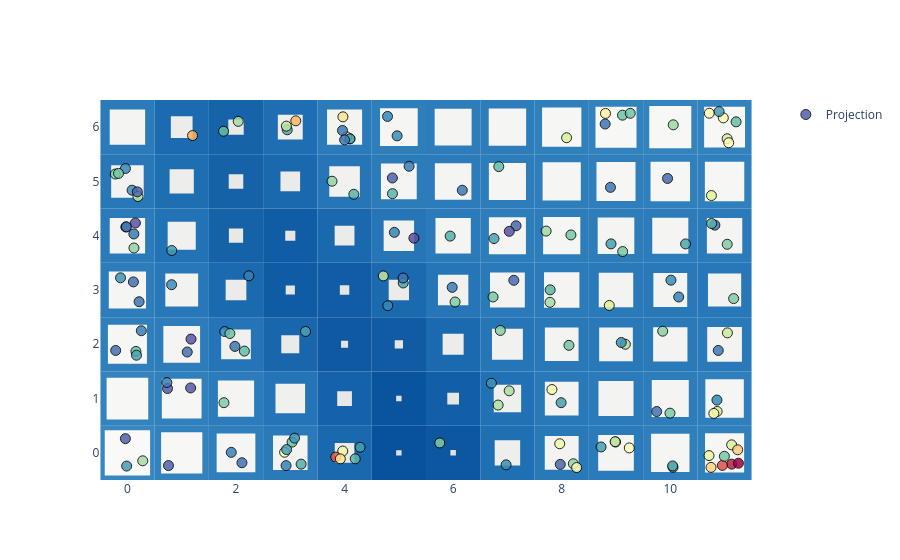

Write notebook code for a chart like this one.
### Code cell
basin.pond(base_style="iceflock") \
    .pad_layer() \
    .attraction_layer(X_scaled, jitter_amount=.3, marker=dict(opacity=.85, size=10, color=X_scaled_QE, colorscale="Spectral_r", line=dict(width=1, color="black"))) \
    .visualize();

### Figure 1 — Plotly figure (JSON) as saved in the notebook; plotly's stock layout.template omitted (floating-point values rounded to 4 significant figures; data arrays with more than 128 entries replaced by an {"elided": "..."} marker saying what was removed)
{"data": [{"marker": {"color": {"elided": "150 float values"}, "colorscale": [[0.0, "rgb(94,79,162)"], [0.1, "rgb(50,136,189)"], [0.2, "rgb(102,194,165)"], [0.3, "rgb(171,221,164)"], [0.4, "rgb(230,245,152)"], [0.5, "rgb(255,255,191)"], [0.6, "rgb(254,224,139)"], [0.7, "rgb(253,174,97)"], [0.8, "rgb(244,109,67)"], [0.9, "rgb(213,62,79)"], [1.0, "rgb(158,1,66)"]], "line": {"color": "black", "width": 1}, "opacity": 0.85, "size": 10, "symbol": "circle"}, "mode": "markers", "name": "Projection", "x": {"elided": "150 float values"}, "y": {"elided": "150 float values"}, "type": "scatter"}], "layout": {"shapes": [{"fillcolor": "rgb(55, 135, 192)", "layer": "between", "line": {"width": 0}, "type": "rect", "x0": -0.5, "x1": 0.5, "xref": "x", "y0": -0.5, "y1": 0.5, "yref": "y"}, {"fillcolor": "rgb(50, 130, 190)", "layer": "between", "line": {"width": 0}, "type": "rect", "x0": 0.5, "x1": 1.5, "xref": "x", "y0": -0.5, "y1": 0.5, "yref": "y"}, {"fillcolor": "rgb(47, 127, 188)", "layer": "between", "line": {"width": 0}, "type": "rect", "x0": 1.5, "x1": 2.5, "xref": "x", "y0": -0.5, "y1": 0.5, "yref": "y"}, {"fillcolor": "rgb(42, 122, 186)", "layer": "between", "line": {"width": 0}, "type": "rect", "x0": 2.5, "x1": 3.5, "xref": "x", "y0": -0.5, "y1": 0.5, "yref": "y"}, {"fillcolor": "rgb(26, 104, 174)", "layer": "between", "line": {"width": 0}, "type": "rect", "x0": 3.5, "x1": 4.5, "xref": "x", "y0": -0.5, "y1": 0.5, "yref": "y"}, {"fillcolor": "rgb(8, 81, 156)", "layer": "between", "line": {"width": 0}, "type": "rect", "x0": 4.5, "x1": 5.5, "xref": "x", "y0": -0.5, "y1": 0.5, "yref": "y"}, {"fillcolor": "rgb(13, 87, 161)", "layer": "between", "line": {"width": 0}, "type": "rect", "x0": 5.5, "x1": 6.5, "xref": "x", "y0": -0.5, "y1": 0.5, "yref": "y"}, {"fillcolor": "rgb(31, 111, 179)", "layer": "between", "line": {"width": 0}, "type": "rect", "x0": 6.5, "x1": 7.5, "xref": "x", "y0": -0.5, "y1": 0.5, "yref": "y"}, {"fillcolor": "rgb(41, 121, 185)", "layer": "between", "line": {"width": 0}, "type": "rect", "x0": 7.5, "x1": 8.5, "xref": "x", "y0": -0.5, "y1": 0.5, "yref": "y"}, {"fillcolor": "rgb(43, 123, 186)", "layer": "between", "line": {"width": 0}, "type": "rect", "x0": 8.5, "x1": 9.5, "xref": "x", "y0": -0.5, "y1": 0.5, "yref": "y"}, {"fillcolor": "rgb(47, 127, 188)", "layer": "between", "line": {"width": 0}, "type": "rect", "x0": 9.5, "x1": 10.5, "xref": "x", "y0": -0.5, "y1": 0.5, "yref": "y"}, {"fillcolor": "rgb(48, 128, 188)", "layer": "between", "line": {"width": 0}, "type": "rect", "x0": 10.5, "x1": 11.5, "xref": "x", "y0": -0.5, "y1": 0.5, "yref": "y"}, {"fillcolor": "rgb(51, 131, 190)", "layer": "between", "line": {"width": 0}, "type": "rect", "x0": -0.5, "x1": 0.5, "xref": "x", "y0": 0.5, "y1": 1.5, "yref": "y"}, {"fillcolor": "rgb(48, 128, 189)", "layer": "between", "line": {"width": 0}, "type": "rect", "x0": 0.5, "x1": 1.5, "xref": "x", "y0": 0.5, "y1": 1.5, "yref": "y"}, {"fillcolor": "rgb(44, 124, 187)", "layer": "between", "line": {"width": 0}, "type": "rect", "x0": 1.5, "x1": 2.5, "xref": "x", "y0": 0.5, "y1": 1.5, "yref": "y"}, {"fillcolor": "rgb(36, 116, 183)", "layer": "between", "line": {"width": 0}, "type": "rect", "x0": 2.5, "x1": 3.5, "xref": "x", "y0": 0.5, "y1": 1.5, "yref": "y"}, {"fillcolor": "rgb(22, 98, 170)", "layer": "between", "line": {"width": 0}, "type": "rect", "x0": 3.5, "x1": 4.5, "xref": "x", "y0": 0.5, "y1": 1.5, "yref": "y"}, {"fillcolor": "rgb(10, 84, 158)", "layer": "between", "line": {"width": 0}, "type": "rect", "x0": 4.5, "x1": 5.5, "xref": "x", "y0": 0.5, "y1": 1.5, "yref": "y"}, {"fillcolor": "rgb(19, 95, 167)", "layer": "between", "line": {"width": 0}, "type": "rect", "x0": 5.5, "x1": 6.5, "xref": "x", "y0": 0.5, "y1": 1.5, "yref": "y"}, {"fillcolor": "rgb(33, 113, 181)", "layer": "between", "line": {"width": 0}, "type": "rect", "x0": 6.5, "x1": 7.5, "xref": "x", "y0": 0.5, "y1": 1.5, "yref": "y"}, {"fillcolor": "rgb(41, 121, 185)", "layer": "between", "line": {"width": 0}, "type": "rect", "x0": 7.5, "x1": 8.5, "xref": "x", "y0": 0.5, "y1": 1.5, "yref": "y"}, {"fillcolor": "rgb(43, 123, 186)", "layer": "between", "line": {"width": 0}, "type": "rect", "x0": 8.5, "x1": 9.5, "xref": "x", "y0": 0.5, "y1": 1.5, "yref": "y"}, {"fillcolor": "rgb(45, 125, 187)", "layer": "between", "line": {"width": 0}, "type": "rect", "x0": 9.5, "x1": 10.5, "xref": "x", "y0": 0.5, "y1": 1.5, "yref": "y"}, {"fillcolor": "rgb(47, 127, 188)", "layer": "between", "line": {"width": 0}, "type": "rect", "x0": 10.5, "x1": 11.5, "xref": "x", "y0": 0.5, "y1": 1.5, "yref": "y"}, {"fillcolor": "rgb(47, 127, 188)", "layer": "between", "line": {"width": 0}, "type": "rect", "x0": -0.5, "x1": 0.5, "xref": "x", "y0": 1.5, "y1": 2.5, "yref": "y"}, {"fillcolor": "rgb(45, 125, 187)", "layer": "between", "line": {"width": 0}, "type": "rect", "x0": 0.5, "x1": 1.5, "xref": "x", "y0": 1.5, "y1": 2.5, "yref": "y"}, {"fillcolor": "rgb(36, 116, 183)", "layer": "between", "line": {"width": 0}, "type": "rect", "x0": 1.5, "x1": 2.5, "xref": "x", "y0": 1.5, "y1": 2.5, "yref": "y"}, {"fillcolor": "rgb(25, 102, 173)", "layer": "between", "line": {"width": 0}, "type": "rect", "x0": 2.5, "x1": 3.5, "xref": "x", "y0": 1.5, "y1": 2.5, "yref": "y"}, {"fillcolor": "rgb(14, 89, 162)", "layer": "between", "line": {"width": 0}, "type": "rect", "x0": 3.5, "x1": 4.5, "xref": "x", "y0": 1.5, "y1": 2.5, "yref": "y"}, {"fillcolor": "rgb(16, 91, 164)", "layer": "between", "line": {"width": 0}, "type": "rect", "x0": 4.5, "x1": 5.5, "xref": "x", "y0": 1.5, "y1": 2.5, "yref": "y"}, {"fillcolor": "rgb(27, 106, 175)", "layer": "between", "line": {"width": 0}, "type": "rect", "x0": 5.5, "x1": 6.5, "xref": "x", "y0": 1.5, "y1": 2.5, "yref": "y"}, {"fillcolor": "rgb(38, 118, 183)", "layer": "between", "line": {"width": 0}, "type": "rect", "x0": 6.5, "x1": 7.5, "xref": "x", "y0": 1.5, "y1": 2.5, "yref": "y"}, {"fillcolor": "rgb(41, 121, 185)", "layer": "between", "line": {"width": 0}, "type": "rect", "x0": 7.5, "x1": 8.5, "xref": "x", "y0": 1.5, "y1": 2.5, "yref": "y"}, {"fillcolor": "rgb(41, 121, 185)", "layer": "between", "line": {"width": 0}, "type": "rect", "x0": 8.5, "x1": 9.5, "xref": "x", "y0": 1.5, "y1": 2.5, "yref": "y"}, {"fillcolor": "rgb(42, 122, 185)", "layer": "between", "line": {"width": 0}, "type": "rect", "x0": 9.5, "x1": 10.5, "xref": "x", "y0": 1.5, "y1": 2.5, "yref": "y"}, {"fillcolor": "rgb(42, 122, 186)", "layer": "between", "line": {"width": 0}, "type": "rect", "x0": 10.5, "x1": 11.5, "xref": "x", "y0": 1.5, "y1": 2.5, "yref": "y"}, {"fillcolor": "rgb(45, 125, 187)", "layer": "between", "line": {"width": 0}, "type": "rect", "x0": -0.5, "x1": 0.5, "xref": "x", "y0": 2.5, "y1": 3.5, "yref": "y"}, {"fillcolor": "rgb(40, 120, 185)", "layer": "between", "line": {"width": 0}, "type": "rect", "x0": 0.5, "x1": 1.5, "xref": "x", "y0": 2.5, "y1": 3.5, "yref": "y"}, {"fillcolor": "rgb(27, 105, 175)", "layer": "between", "line": {"width": 0}, "type": "rect", "x0": 1.5, "x1": 2.5, "xref": "x", "y0": 2.5, "y1": 3.5, "yref": "y"}, {"fillcolor": "rgb(16, 92, 164)", "layer": "between", "line": {"width": 0}, "type": "rect", "x0": 2.5, "x1": 3.5, "xref": "x", "y0": 2.5, "y1": 3.5, "yref": "y"}, {"fillcolor": "rgb(17, 92, 165)", "layer": "between", "line": {"width": 0}, "type": "rect", "x0": 3.5, "x1": 4.5, "xref": "x", "y0": 2.5, "y1": 3.5, "yref": "y"}, {"fillcolor": "rgb(27, 105, 175)", "layer": "between", "line": {"width": 0}, "type": "rect", "x0": 4.5, "x1": 5.5, "xref": "x", "y0": 2.5, "y1": 3.5, "yref": "y"}, {"fillcolor": "rgb(37, 117, 183)", "layer": "between", "line": {"width": 0}, "type": "rect", "x0": 5.5, "x1": 6.5, "xref": "x", "y0": 2.5, "y1": 3.5, "yref": "y"}, {"fillcolor": "rgb(42, 122, 186)", "layer": "between", "line": {"width": 0}, "type": "rect", "x0": 6.5, "x1": 7.5, "xref": "x", "y0": 2.5, "y1": 3.5, "yref": "y"}, {"fillcolor": "rgb(43, 123, 186)", "layer": "between", "line": {"width": 0}, "type": "rect", "x0": 7.5, "x1": 8.5, "xref": "x", "y0": 2.5, "y1": 3.5, "yref": "y"}, {"fillcolor": "rgb(42, 122, 186)", "layer": "between", "line": {"width": 0}, "type": "rect", "x0": 8.5, "x1": 9.5, "xref": "x", "y0": 2.5, "y1": 3.5, "yref": "y"}, {"fillcolor": "rgb(41, 121, 185)", "layer": "between", "line": {"width": 0}, "type": "rect", "x0": 9.5, "x1": 10.5, "xref": "x", "y0": 2.5, "y1": 3.5, "yref": "y"}, {"fillcolor": "rgb(40, 120, 185)", "layer": "between", "line": {"width": 0}, "type": "rect", "x0": 10.5, "x1": 11.5, "xref": "x", "y0": 2.5, "y1": 3.5, "yref": "y"}, {"fillcolor": "rgb(43, 123, 186)", "layer": "between", "line": {"width": 0}, "type": "rect", "x0": -0.5, "x1": 0.5, "xref": "x", "y0": 3.5, "y1": 4.5, "yref": "y"}, {"fillcolor": "rgb(34, 114, 182)", "layer": "between", "line": {"width": 0}, "type": "rect", "x0": 0.5, "x1": 1.5, "xref": "x", "y0": 3.5, "y1": 4.5, "yref": "y"}, {"fillcolor": "rgb(21, 98, 169)", "layer": "between", "line": {"width": 0}, "type": "rect", "x0": 1.5, "x1": 2.5, "xref": "x", "y0": 3.5, "y1": 4.5, "yref": "y"}, {"fillcolor": "rgb(17, 93, 165)", "layer": "between", "line": {"width": 0}, "type": "rect", "x0": 2.5, "x1": 3.5, "xref": "x", "y0": 3.5, "y1": 4.5, "yref": "y"}, {"fillcolor": "rgb(26, 104, 174)", "layer": "between", "line": {"width": 0}, "type": "rect", "x0": 3.5, "x1": 4.5, "xref": "x", "y0": 3.5, "y1": 4.5, "yref": "y"}, {"fillcolor": "rgb(37, 117, 183)", "layer": "between", "line": {"width": 0}, "type": "rect", "x0": 4.5, "x1": 5.5, "xref": "x", "y0": 3.5, "y1": 4.5, "yref": "y"}, {"fillcolor": "rgb(43, 123, 186)", "layer": "between", "line": {"width": 0}, "type": "rect", "x0": 5.5, "x1": 6.5, "xref": "x", "y0": 3.5, "y1": 4.5, "yref": "y"}, {"fillcolor": "rgb(45, 125, 187)", "layer": "between", "line": {"width": 0}, "type": "rect", "x0": 6.5, "x1": 7.5, "xref": "x", "y0": 3.5, "y1": 4.5, "yref": "y"}, {"fillcolor": "rgb(45, 125, 187)", "layer": "between", "line": {"width": 0}, "type": "rect", "x0": 7.5, "x1": 8.5, "xref": "x", "y0": 3.5, "y1": 4.5, "yref": "y"}, {"fillcolor": "rgb(45, 125, 187)", "layer": "between", "line": {"width": 0}, "type": "rect", "x0": 8.5, "x1": 9.5, "xref": "x", "y0": 3.5, "y1": 4.5, "yref": "y"}, {"fillcolor": "rgb(44, 124, 187)", "layer": "between", "line": {"width": 0}, "type": "rect", "x0": 9.5, "x1": 10.5, "xref": "x", "y0": 3.5, "y1": 4.5, "yref": "y"}, {"fillcolor": "rgb(43, 123, 186)", "layer": "between", "line": {"width": 0}, "type": "rect", "x0": 10.5, "x1": 11.5, "xref": "x", "y0": 3.5, "y1": 4.5, "yref": "y"}, {"fillcolor": "rgb(40, 120, 184)", "layer": "between", "line": {"width": 0}, "type": "rect", "x0": -0.5, "x1": 0.5, "xref": "x", "y0": 4.5, "y1": 5.5, "yref": "y"}, {"fillcolor": "rgb(30, 110, 178)", "layer": "between", "line": {"width": 0}, "type": "rect", "x0": 0.5, "x1": 1.5, "xref": "x", "y0": 4.5, "y1": 5.5, "yref": "y"}, {"fillcolor": "rgb(21, 98, 169)", "layer": "between", "line": {"width": 0}, "type": "rect", "x0": 1.5, "x1": 2.5, "xref": "x", "y0": 4.5, "y1": 5.5, "yref": "y"}, {"fillcolor": "rgb(26, 104, 174)", "layer": "between", "line": {"width": 0}, "type": "rect", "x0": 2.5, "x1": 3.5, "xref": "x", "y0": 4.5, "y1": 5.5, "yref": "y"}, {"fillcolor": "rgb(37, 117, 183)", "layer": "between", "line": {"width": 0}, "type": "rect", "x0": 3.5, "x1": 4.5, "xref": "x", "y0": 4.5, "y1": 5.5, "yref": "y"}, {"fillcolor": "rgb(44, 124, 186)", "layer": "between", "line": {"width": 0}, "type": "rect", "x0": 4.5, "x1": 5.5, "xref": "x", "y0": 4.5, "y1": 5.5, "yref": "y"}, {"fillcolor": "rgb(44, 124, 187)", "layer": "between", "line": {"width": 0}, "type": "rect", "x0": 5.5, "x1": 6.5, "xref": "x", "y0": 4.5, "y1": 5.5, "yref": "y"}, {"fillcolor": "rgb(45, 125, 187)", "layer": "between", "line": {"width": 0}, "type": "rect", "x0": 6.5, "x1": 7.5, "xref": "x", "y0": 4.5, "y1": 5.5, "yref": "y"}, {"fillcolor": "rgb(46, 126, 188)", "layer": "between", "line": {"width": 0}, "type": "rect", "x0": 7.5, "x1": 8.5, "xref": "x", "y0": 4.5, "y1": 5.5, "yref": "y"}, {"fillcolor": "rgb(47, 127, 188)", "layer": "between", "line": {"width": 0}, "type": "rect", "x0": 8.5, "x1": 9.5, "xref": "x", "y0": 4.5, "y1": 5.5, "yref": "y"}, {"fillcolor": "rgb(48, 128, 189)", "layer": "between", "line": {"width": 0}, "type": "rect", "x0": 9.5, "x1": 10.5, "xref": "x", "y0": 4.5, "y1": 5.5, "yref": "y"}, {"fillcolor": "rgb(48, 128, 189)", "layer": "between", "line": {"width": 0}, "type": "rect", "x0": 10.5, "x1": 11.5, "xref": "x", "y0": 4.5, "y1": 5.5, "yref": "y"}, {"fillcolor": "rgb(43, 123, 186)", "layer": "between", "line": {"width": 0}, "type": "rect", "x0": -0.5, "x1": 0.5, "xref": "x", "y0": 5.5, "y1": 6.5, "yref": "y"}, {"fillcolor": "rgb(28, 107, 176)", "layer": "between", "line": {"width": 0}, "type": "rect", "x0": 0.5, "x1": 1.5, "xref": "x", "y0": 5.5, "y1": 6.5, "yref": "y"}, {"fillcolor": "rgb(22, 99, 170)", "layer": "between", "line": {"width": 0}, "type": "rect", "x0": 1.5, "x1": 2.5, "xref": "x", "y0": 5.5, "y1": 6.5, "yref": "y"}, {"fillcolor": "rgb(31, 110, 179)", "layer": "between", "line": {"width": 0}, "type": "rect", "x0": 2.5, "x1": 3.5, "xref": "x", "y0": 5.5, "y1": 6.5, "yref": "y"}, {"fillcolor": "rgb(43, 123, 186)", "layer": "between", "line": {"width": 0}, "type": "rect", "x0": 3.5, "x1": 4.5, "xref": "x", "y0": 5.5, "y1": 6.5, "yref": "y"}, {"fillcolor": "rgb(46, 126, 188)", "layer": "between", "line": {"width": 0}, "type": "rect", "x0": 4.5, "x1": 5.5, "xref": "x", "y0": 5.5, "y1": 6.5, "yref": "y"}, {"fillcolor": "rgb(45, 125, 187)", "layer": "between", "line": {"width": 0}, "type": "rect", "x0": 5.5, "x1": 6.5, "xref": "x", "y0": 5.5, "y1": 6.5, "yref": "y"}, {"fillcolor": "rgb(45, 125, 187)", "layer": "between", "line": {"width": 0}, "type": "rect", "x0": 6.5, "x1": 7.5, "xref": "x", "y0": 5.5, "y1": 6.5, "yref": "y"}, {"fillcolor": "rgb(48, 128, 189)", "layer": "between", "line": {"width": 0}, "type": "rect", "x0": 7.5, "x1": 8.5, "xref": "x", "y0": 5.5, "y1": 6.5, "yref": "y"}, {"fillcolor": "rgb(50, 130, 190)", "layer": "between", "line": {"width": 0}, "type": "rect", "x0": 8.5, "x1": 9.5, "xref": "x", "y0": 5.5, "y1": 6.5, "yref": "y"}, {"fillcolor": "rgb(51, 131, 190)", "layer": "between", "line": {"width": 0}, "type": "rect", "x0": 9.5, "x1": 10.5, "xref": "x", "y0": 5.5, "y1": 6.5, "yref": "y"}, {"fillcolor": "rgb(50, 130, 190)", "layer": "between", "line": {"width": 0}, "type": "rect", "x0": 10.5, "x1": 11.5, "xref": "x", "y0": 5.5, "y1": 6.5, "yref": "y"}, {"fillcolor": "rgb(249, 249, 248)", "layer": "between", "line": {"width": 0}, "type": "rect", "x0": -0.4176, "x1": 0.4176, "xref": "x", "y0": -0.4176, "y1": 0.4176, "yref": "y"}, {"fillcolor": "rgb(247, 247, 246)", "layer": "between", "line": {"width": 0}, "type": "rect", "x0": 0.6203, "x1": 1.38, "xref": "x", "y0": -0.3797, "y1": 0.3797, "yref": "y"}, {"fillcolor": "rgb(245, 245, 244)", "layer": "between", "line": {"width": 0}, "type": "rect", "x0": 1.644, "x1": 2.356, "xref": "x", "y0": -0.3564, "y1": 0.3564, "yref": "y"}, {"fillcolor": "rgb(243, 243, 242)", "layer": "between", "line": {"width": 0}, "type": "rect", "x0": 2.682, "x1": 3.318, "xref": "x", "y0": -0.3181, "y1": 0.3181, "yref": "y"}, {"fillcolor": "rgb(235, 235, 234)", "layer": "between", "line": {"width": 0}, "type": "rect", "x0": 3.819, "x1": 4.181, "xref": "x", "y0": -0.1808, "y1": 0.1808, "yref": "y"}, {"fillcolor": "rgb(224, 224, 223)", "layer": "between", "line": {"width": 0}, "type": "rect", "x0": 4.95, "x1": 5.05, "xref": "x", "y0": -0.05, "y1": 0.05, "yref": "y"}, {"fillcolor": "rgb(227, 227, 226)", "layer": "between", "line": {"width": 0}, "type": "rect", "x0": 5.95, "x1": 6.05, "xref": "x", "y0": -0.05047, "y1": 0.05047, "yref": "y"}, {"fillcolor": "rgb(238, 238, 237)", "layer": "between", "line": {"width": 0}, "type": "rect", "x0": 6.766, "x1": 7.234, "xref": "x", "y0": -0.2344, "y1": 0.2344, "yref": "y"}, {"fillcolor": "rgb(243, 243, 242)", "layer": "between", "line": {"width": 0}, "type": "rect", "x0": 7.688, "x1": 8.312, "xref": "x", "y0": -0.3119, "y1": 0.3119, "yref": "y"}, {"fillcolor": "rgb(244, 244, 243)", "layer": "between", "line": {"width": 0}, "type": "rect", "x0": 8.671, "x1": 9.329, "xref": "x", "y0": -0.3285, "y1": 0.3285, "yref": "y"}, {"fillcolor": "rgb(245, 245, 244)", "layer": "between", "line": {"width": 0}, "type": "rect", "x0": 9.646, "x1": 10.35, "xref": "x", "y0": -0.354, "y1": 0.354, "yref": "y"}, {"fillcolor": "rgb(246, 246, 245)", "layer": "between", "line": {"width": 0}, "type": "rect", "x0": 10.64, "x1": 11.36, "xref": "x", "y0": -0.3603, "y1": 0.3603, "yref": "y"}, {"fillcolor": "rgb(247, 247, 246)", "layer": "between", "line": {"width": 0}, "type": "rect", "x0": -0.3833, "x1": 0.3833, "xref": "x", "y0": 0.6167, "y1": 1.383, "yref": "y"}, {"fillcolor": "rgb(246, 246, 245)", "layer": "between", "line": {"width": 0}, "type": "rect", "x0": 0.6341, "x1": 1.366, "xref": "x", "y0": 0.6341, "y1": 1.366, "yref": "y"}, {"fillcolor": "rgb(244, 244, 243)", "layer": "between", "line": {"width": 0}, "type": "rect", "x0": 1.667, "x1": 2.333, "xref": "x", "y0": 0.6669, "y1": 1.333, "yref": "y"}, {"fillcolor": "rgb(240, 240, 239)", "layer": "between", "line": {"width": 0}, "type": "rect", "x0": 2.727, "x1": 3.273, "xref": "x", "y0": 0.7274, "y1": 1.273, "yref": "y"}, {"fillcolor": "rgb(232, 232, 231)", "layer": "between", "line": {"width": 0}, "type": "rect", "x0": 3.864, "x1": 4.136, "xref": "x", "y0": 0.8645, "y1": 1.136, "yref": "y"}, {"fillcolor": "rgb(225, 225, 224)", "layer": "between", "line": {"width": 0}, "type": "rect", "x0": 4.95, "x1": 5.05, "xref": "x", "y0": 0.95, "y1": 1.05, "yref": "y"}, {"fillcolor": "rgb(230, 230, 229)", "layer": "between", "line": {"width": 0}, "type": "rect", "x0": 5.892, "x1": 6.108, "xref": "x", "y0": 0.8923, "y1": 1.108, "yref": "y"}, {"fillcolor": "rgb(239, 239, 238)", "layer": "between", "line": {"width": 0}, "type": "rect", "x0": 6.748, "x1": 7.252, "xref": "x", "y0": 0.7476, "y1": 1.252, "yref": "y"}, {"fillcolor": "rgb(243, 243, 242)", "layer": "between", "line": {"width": 0}, "type": "rect", "x0": 7.689, "x1": 8.311, "xref": "x", "y0": 0.6895, "y1": 1.311, "yref": "y"}, {"fillcolor": "rgb(243, 243, 242)", "layer": "between", "line": {"width": 0}, "type": "rect", "x0": 8.677, "x1": 9.323, "xref": "x", "y0": 0.6771, "y1": 1.323, "yref": "y"}, {"fillcolor": "rgb(244, 244, 243)", "layer": "between", "line": {"width": 0}, "type": "rect", "x0": 9.659, "x1": 10.34, "xref": "x", "y0": 0.659, "y1": 1.341, "yref": "y"}, {"fillcolor": "rgb(245, 245, 244)", "layer": "between", "line": {"width": 0}, "type": "rect", "x0": 10.65, "x1": 11.35, "xref": "x", "y0": 0.6458, "y1": 1.354, "yref": "y"}, {"fillcolor": "rgb(246, 246, 245)", "layer": "between", "line": {"width": 0}, "type": "rect", "x0": -0.3594, "x1": 0.3594, "xref": "x", "y0": 1.641, "y1": 2.359, "yref": "y"}, {"fillcolor": "rgb(244, 244, 243)", "layer": "between", "line": {"width": 0}, "type": "rect", "x0": 0.6616, "x1": 1.338, "xref": "x", "y0": 1.662, "y1": 2.338, "yref": "y"}, {"fillcolor": "rgb(240, 240, 239)", "layer": "between", "line": {"width": 0}, "type": "rect", "x0": 1.726, "x1": 2.274, "xref": "x", "y0": 1.726, "y1": 2.274, "yref": "y"}, {"fillcolor": "rgb(234, 234, 233)", "layer": "between", "line": {"width": 0}, "type": "rect", "x0": 2.834, "x1": 3.166, "xref": "x", "y0": 1.834, "y1": 2.166, "yref": "y"}, {"fillcolor": "rgb(228, 228, 227)", "layer": "between", "line": {"width": 0}, "type": "rect", "x0": 3.935, "x1": 4.065, "xref": "x", "y0": 1.935, "y1": 2.065, "yref": "y"}, {"fillcolor": "rgb(229, 229, 228)", "layer": "between", "line": {"width": 0}, "type": "rect", "x0": 4.924, "x1": 5.076, "xref": "x", "y0": 1.924, "y1": 2.076, "yref": "y"}, {"fillcolor": "rgb(236, 236, 235)", "layer": "between", "line": {"width": 0}, "type": "rect", "x0": 5.806, "x1": 6.194, "xref": "x", "y0": 1.806, "y1": 2.194, "yref": "y"}, {"fillcolor": "rgb(241, 241, 240)", "layer": "between", "line": {"width": 0}, "type": "rect", "x0": 6.715, "x1": 7.285, "xref": "x", "y0": 1.715, "y1": 2.285, "yref": "y"}, {"fillcolor": "rgb(243, 243, 242)", "layer": "between", "line": {"width": 0}, "type": "rect", "x0": 7.69, "x1": 8.31, "xref": "x", "y0": 1.69, "y1": 2.31, "yref": "y"}, {"fillcolor": "rgb(243, 243, 242)", "layer": "between", "line": {"width": 0}, "type": "rect", "x0": 8.69, "x1": 9.31, "xref": "x", "y0": 1.69, "y1": 2.31, "yref": "y"}, {"fillcolor": "rgb(243, 243, 242)", "layer": "between", "line": {"width": 0}, "type": "rect", "x0": 9.684, "x1": 10.32, "xref": "x", "y0": 1.684, "y1": 2.316, "yref": "y"}, {"fillcolor": "rgb(243, 243, 242)", "layer": "between", "line": {"width": 0}, "type": "rect", "x0": 10.68, "x1": 11.32, "xref": "x", "y0": 1.68, "y1": 2.32, "yref": "y"}, {"fillcolor": "rgb(245, 245, 244)", "layer": "between", "line": {"width": 0}, "type": "rect", "x0": -0.3429, "x1": 0.3429, "xref": "x", "y0": 2.657, "y1": 3.343, "yref": "y"}, {"fillcolor": "rgb(242, 242, 241)", "layer": "between", "line": {"width": 0}, "type": "rect", "x0": 0.6977, "x1": 1.302, "xref": "x", "y0": 2.698, "y1": 3.302, "yref": "y"}, {"fillcolor": "rgb(235, 235, 234)", "layer": "between", "line": {"width": 0}, "type": "rect", "x0": 1.809, "x1": 2.191, "xref": "x", "y0": 2.809, "y1": 3.191, "yref": "y"}, {"fillcolor": "rgb(229, 229, 228)", "layer": "between", "line": {"width": 0}, "type": "rect", "x0": 2.915, "x1": 3.085, "xref": "x", "y0": 2.915, "y1": 3.085, "yref": "y"}, {"fillcolor": "rgb(229, 229, 228)", "layer": "between", "line": {"width": 0}, "type": "rect", "x0": 3.913, "x1": 4.087, "xref": "x", "y0": 2.913, "y1": 3.087, "yref": "y"}, {"fillcolor": "rgb(235, 235, 234)", "layer": "between", "line": {"width": 0}, "type": "rect", "x0": 4.813, "x1": 5.187, "xref": "x", "y0": 2.813, "y1": 3.187, "yref": "y"}, {"fillcolor": "rgb(241, 241, 240)", "layer": "between", "line": {"width": 0}, "type": "rect", "x0": 5.72, "x1": 6.28, "xref": "x", "y0": 2.72, "y1": 3.28, "yref": "y"}, {"fillcolor": "rgb(243, 243, 242)", "layer": "between", "line": {"width": 0}, "type": "rect", "x0": 6.679, "x1": 7.321, "xref": "x", "y0": 2.679, "y1": 3.321, "yref": "y"}, {"fillcolor": "rgb(244, 244, 243)", "layer": "between", "line": {"width": 0}, "type": "rect", "x0": 7.674, "x1": 8.326, "xref": "x", "y0": 2.674, "y1": 3.326, "yref": "y"}, {"fillcolor": "rgb(243, 243, 242)", "layer": "between", "line": {"width": 0}, "type": "rect", "x0": 8.683, "x1": 9.317, "xref": "x", "y0": 2.683, "y1": 3.317, "yref": "y"}, {"fillcolor": "rgb(243, 243, 242)", "layer": "between", "line": {"width": 0}, "type": "rect", "x0": 9.688, "x1": 10.31, "xref": "x", "y0": 2.688, "y1": 3.312, "yref": "y"}, {"fillcolor": "rgb(242, 242, 241)", "layer": "between", "line": {"width": 0}, "type": "rect", "x0": 10.69, "x1": 11.31, "xref": "x", "y0": 2.694, "y1": 3.306, "yref": "y"}, {"fillcolor": "rgb(244, 244, 243)", "layer": "between", "line": {"width": 0}, "type": "rect", "x0": -0.326, "x1": 0.326, "xref": "x", "y0": 3.674, "y1": 4.326, "yref": "y"}, {"fillcolor": "rgb(240, 240, 239)", "layer": "between", "line": {"width": 0}, "type": "rect", "x0": 0.7411, "x1": 1.259, "xref": "x", "y0": 3.741, "y1": 4.259, "yref": "y"}, {"fillcolor": "rgb(232, 232, 231)", "layer": "between", "line": {"width": 0}, "type": "rect", "x0": 1.869, "x1": 2.131, "xref": "x", "y0": 3.869, "y1": 4.131, "yref": "y"}, {"fillcolor": "rgb(230, 230, 229)", "layer": "between", "line": {"width": 0}, "type": "rect", "x0": 2.907, "x1": 3.093, "xref": "x", "y0": 3.907, "y1": 4.093, "yref": "y"}, {"fillcolor": "rgb(235, 235, 234)", "layer": "between", "line": {"width": 0}, "type": "rect", "x0": 3.818, "x1": 4.182, "xref": "x", "y0": 3.818, "y1": 4.182, "yref": "y"}, {"fillcolor": "rgb(241, 241, 240)", "layer": "between", "line": {"width": 0}, "type": "rect", "x0": 4.72, "x1": 5.28, "xref": "x", "y0": 3.72, "y1": 4.28, "yref": "y"}, {"fillcolor": "rgb(244, 244, 243)", "layer": "between", "line": {"width": 0}, "type": "rect", "x0": 5.675, "x1": 6.325, "xref": "x", "y0": 3.675, "y1": 4.325, "yref": "y"}, {"fillcolor": "rgb(244, 244, 243)", "layer": "between", "line": {"width": 0}, "type": "rect", "x0": 6.659, "x1": 7.341, "xref": "x", "y0": 3.659, "y1": 4.341, "yref": "y"}, {"fillcolor": "rgb(245, 245, 244)", "layer": "between", "line": {"width": 0}, "type": "rect", "x0": 7.657, "x1": 8.343, "xref": "x", "y0": 3.657, "y1": 4.343, "yref": "y"}, {"fillcolor": "rgb(244, 244, 243)", "layer": "between", "line": {"width": 0}, "type": "rect", "x0": 8.663, "x1": 9.337, "xref": "x", "y0": 3.663, "y1": 4.337, "yref": "y"}, {"fillcolor": "rgb(244, 244, 243)", "layer": "between", "line": {"width": 0}, "type": "rect", "x0": 9.668, "x1": 10.33, "xref": "x", "y0": 3.668, "y1": 4.332, "yref": "y"}, {"fillcolor": "rgb(244, 244, 243)", "layer": "between", "line": {"width": 0}, "type": "rect", "x0": 10.67, "x1": 11.33, "xref": "x", "y0": 3.674, "y1": 4.326, "yref": "y"}, {"fillcolor": "rgb(242, 242, 241)", "layer": "between", "line": {"width": 0}, "type": "rect", "x0": -0.2996, "x1": 0.2996, "xref": "x", "y0": 4.7, "y1": 5.3, "yref": "y"}, {"fillcolor": "rgb(237, 237, 236)", "layer": "between", "line": {"width": 0}, "type": "rect", "x0": 0.777, "x1": 1.223, "xref": "x", "y0": 4.777, "y1": 5.223, "yref": "y"}, {"fillcolor": "rgb(232, 232, 231)", "layer": "between", "line": {"width": 0}, "type": "rect", "x0": 1.866, "x1": 2.134, "xref": "x", "y0": 4.866, "y1": 5.134, "yref": "y"}, {"fillcolor": "rgb(235, 235, 234)", "layer": "between", "line": {"width": 0}, "type": "rect", "x0": 2.819, "x1": 3.181, "xref": "x", "y0": 4.819, "y1": 5.181, "yref": "y"}, {"fillcolor": "rgb(241, 241, 240)", "layer": "between", "line": {"width": 0}, "type": "rect", "x0": 3.718, "x1": 4.282, "xref": "x", "y0": 4.718, "y1": 5.282, "yref": "y"}, {"fillcolor": "rgb(244, 244, 243)", "layer": "between", "line": {"width": 0}, "type": "rect", "x0": 4.67, "x1": 5.33, "xref": "x", "y0": 4.67, "y1": 5.33, "yref": "y"}, {"fillcolor": "rgb(244, 244, 243)", "layer": "between", "line": {"width": 0}, "type": "rect", "x0": 5.663, "x1": 6.337, "xref": "x", "y0": 4.663, "y1": 5.337, "yref": "y"}, {"fillcolor": "rgb(245, 245, 244)", "layer": "between", "line": {"width": 0}, "type": "rect", "x0": 6.658, "x1": 7.342, "xref": "x", "y0": 4.658, "y1": 5.342, "yref": "y"}, {"fillcolor": "rgb(245, 245, 244)", "layer": "between", "line": {"width": 0}, "type": "rect", "x0": 7.648, "x1": 8.352, "xref": "x", "y0": 4.648, "y1": 5.352, "yref": "y"}, {"fillcolor": "rgb(246, 246, 245)", "layer": "between", "line": {"width": 0}, "type": "rect", "x0": 8.64, "x1": 9.36, "xref": "x", "y0": 4.64, "y1": 5.36, "yref": "y"}, {"fillcolor": "rgb(246, 246, 245)", "layer": "between", "line": {"width": 0}, "type": "rect", "x0": 9.636, "x1": 10.36, "xref": "x", "y0": 4.636, "y1": 5.364, "yref": "y"}, {"fillcolor": "rgb(246, 246, 245)", "layer": "between", "line": {"width": 0}, "type": "rect", "x0": 10.64, "x1": 11.36, "xref": "x", "y0": 4.637, "y1": 5.363, "yref": "y"}, {"fillcolor": "rgb(244, 244, 243)", "layer": "between", "line": {"width": 0}, "type": "rect", "x0": -0.3265, "x1": 0.3265, "xref": "x", "y0": 5.674, "y1": 6.326, "yref": "y"}, {"fillcolor": "rgb(236, 236, 235)", "layer": "between", "line": {"width": 0}, "type": "rect", "x0": 0.8001, "x1": 1.2, "xref": "x", "y0": 5.8, "y1": 6.2, "yref": "y"}, {"fillcolor": "rgb(233, 233, 232)", "layer": "between", "line": {"width": 0}, "type": "rect", "x0": 1.858, "x1": 2.142, "xref": "x", "y0": 5.858, "y1": 6.142, "yref": "y"}, {"fillcolor": "rgb(238, 238, 237)", "layer": "between", "line": {"width": 0}, "type": "rect", "x0": 2.771, "x1": 3.229, "xref": "x", "y0": 5.771, "y1": 6.229, "yref": "y"}, {"fillcolor": "rgb(243, 243, 242)", "layer": "between", "line": {"width": 0}, "type": "rect", "x0": 3.677, "x1": 4.323, "xref": "x", "y0": 5.677, "y1": 6.323, "yref": "y"}, {"fillcolor": "rgb(245, 245, 244)", "layer": "between", "line": {"width": 0}, "type": "rect", "x0": 4.653, "x1": 5.347, "xref": "x", "y0": 5.653, "y1": 6.347, "yref": "y"}, {"fillcolor": "rgb(244, 244, 243)", "layer": "between", "line": {"width": 0}, "type": "rect", "x0": 5.66, "x1": 6.34, "xref": "x", "y0": 5.66, "y1": 6.34, "yref": "y"}, {"fillcolor": "rgb(245, 245, 244)", "layer": "between", "line": {"width": 0}, "type": "rect", "x0": 6.655, "x1": 7.345, "xref": "x", "y0": 5.655, "y1": 6.345, "yref": "y"}, {"fillcolor": "rgb(246, 246, 245)", "layer": "between", "line": {"width": 0}, "type": "rect", "x0": 7.638, "x1": 8.362, "xref": "x", "y0": 5.638, "y1": 6.362, "yref": "y"}, {"fillcolor": "rgb(247, 247, 246)", "layer": "between", "line": {"width": 0}, "type": "rect", "x0": 8.622, "x1": 9.378, "xref": "x", "y0": 5.622, "y1": 6.378, "yref": "y"}, {"fillcolor": "rgb(247, 247, 246)", "layer": "between", "line": {"width": 0}, "type": "rect", "x0": 9.613, "x1": 10.39, "xref": "x", "y0": 5.613, "y1": 6.387, "yref": "y"}, {"fillcolor": "rgb(247, 247, 246)", "layer": "between", "line": {"width": 0}, "type": "rect", "x0": 10.62, "x1": 11.38, "xref": "x", "y0": 5.623, "y1": 6.377, "yref": "y"}], "xaxis": {"range": [-0.5, 11.5], "scaleanchor": "y", "constrain": "domain", "zeroline": false, "showgrid": false}, "yaxis": {"range": [-0.5, 6.5], "zeroline": false, "showgrid": false}, "autosize": true, "showlegend": true}}
